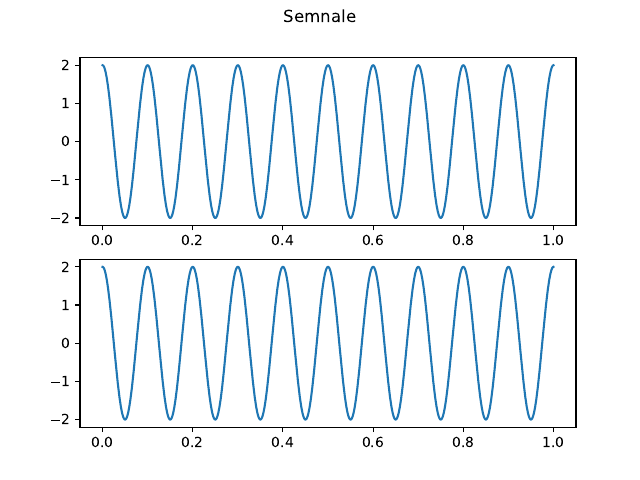

The script that saved this image:
import numpy as np
import matplotlib.pyplot as plt


fig,axs=plt.subplots(2)
fig.suptitle("Semnale")

def sin(t):
    return 2*np.sin(20* np.pi * t + np.pi/2)
def cos(t):
    return 2*np.cos(20* np.pi * t + 0)

time=np.arange(0,1,0.0001)

axs[0].plot(time,sin(time))
axs[1].plot(time,cos(time))

fig.show()
plt.savefig('ex1.pdf')
plt.show()

